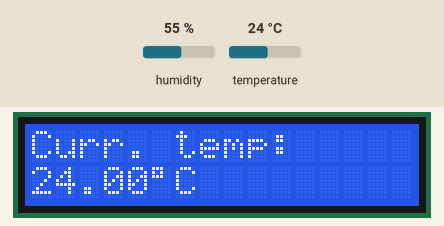
Bench run of a sketch on a simulated Arduino Uno, built with avr-gcc and run on an emulated ATmega328P. On the bench: 16×2 character LCD. Inputs (shaded band) come from the test bench; at power-on: temperature 24 °C, humidity 55 %. What the sketch prints to the serial monitor is not drawn.

Above: at 1.2 s.
1.3 s: temperature set to 12 °C
At 3.0 s:
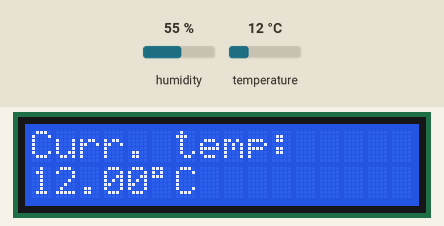
4.0 s: temperature set to 19 °C
At 4.5 s:
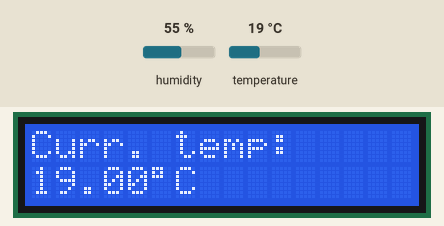
6.7 s: temperature set to 28 °C
At 8.8 s:
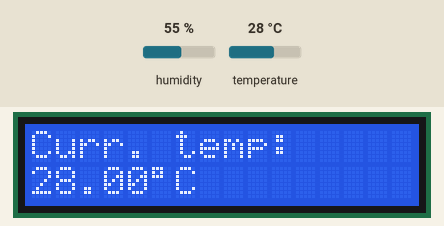
Timing chart, 0 to 10.3 s (numbered marks = the images above; inputs shaded):
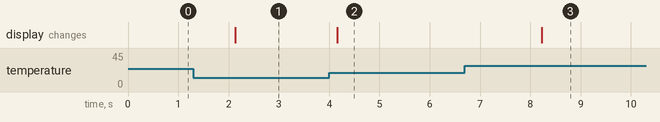

The sketch:

TemperatureBTDisplay.ino
```cpp
#include "DHT.h"
#include <LiquidCrystal.h>
#define DHTPIN 12
#define DHTTYPE DHT11
#include <SoftwareSerial.h>

SoftwareSerial BTserial(8, 9); // RX | TX

DHT dht(DHTPIN, DHTTYPE);

// initialize the library by associating any needed LCD interface pin
// with the arduino pin number it is connected to
const int rs = 2, en = 3, d4 = 4, d5 = 5, d6 = 6, d7 = 7;
LiquidCrystal lcd(rs, en, d4, d5, d6, d7);

void setup() {
    // set up lcd, dht and serial
    lcd.begin(16, 2);
    BTserial.begin(9600);
    dht.begin();
    Serial.begin(9600);

    // Print a message to the LCD.
    lcd.print("Curr. temp:");
}


void loop() {
  lcd.setCursor(0, 1);
  // read also the humidity but not used for the moment
  float h = dht.readHumidity();
  float t = dht.readTemperature();
  if (isnan(t)) {
    lcd.print("err.            ");
    Serial.print("nan");
    return;
  }
  BTserial.println(t);
  lcd.print(t);
  Serial.println(t);
  lcd.print((char)223);
  lcd.print("C");
  delay(2000);
}
```

Measured:
- after the input at 1.3 s, the display: changes after 0.83 s (image 1)
- after the input at 4.0 s, the display: changes after 0.16 s (image 2)
- after the input at 6.7 s, the display: changes after 1.5 s (image 3)
